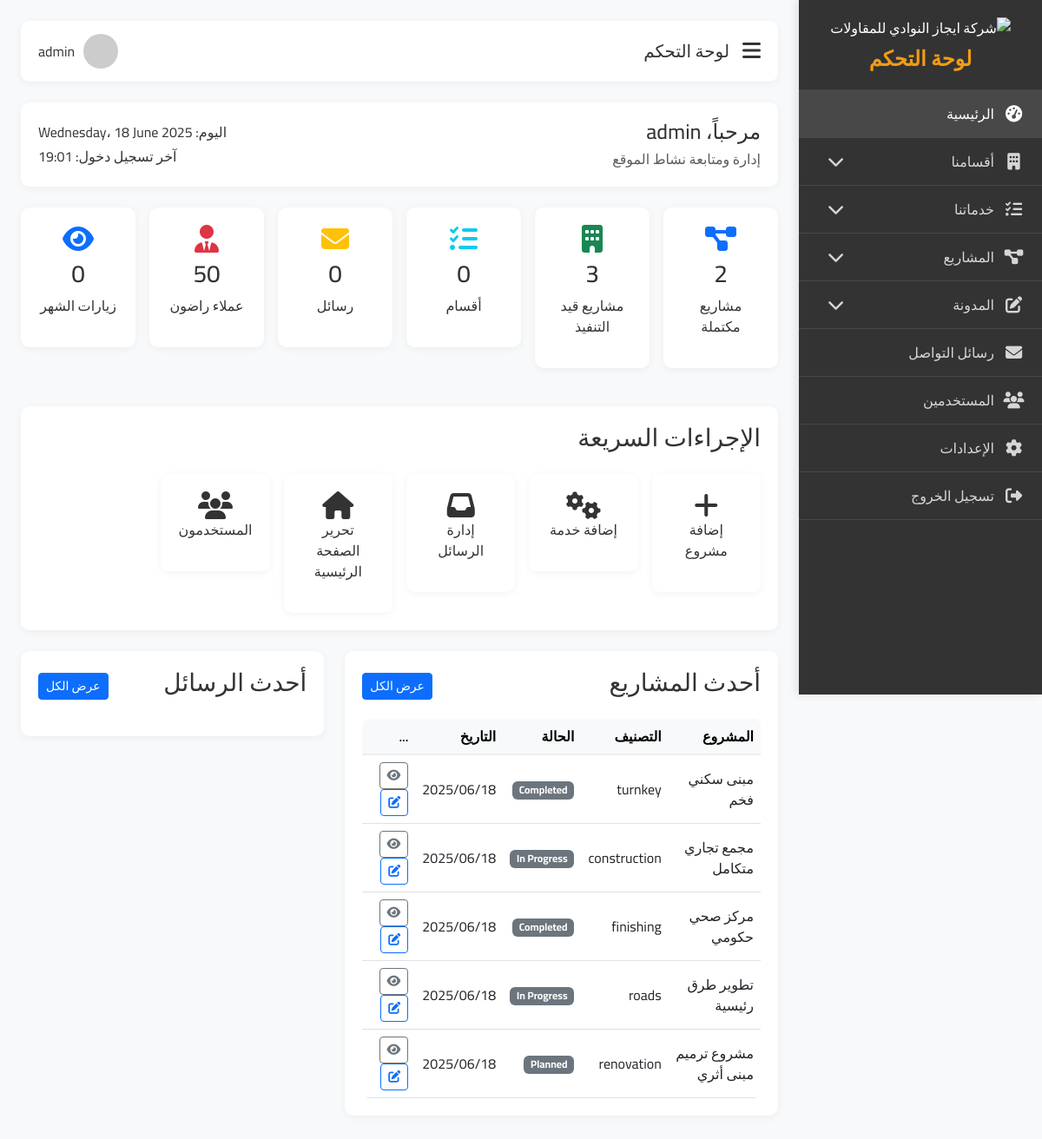
/admin/index.php (signed in), run on the app's committed database.
### tables this page shows
CREATE TABLE IF NOT EXISTS projects (
                                        id INT AUTO_INCREMENT PRIMARY KEY,
                                        project_title_ar VARCHAR(255),
    project_title_en VARCHAR(255),
    project_category VARCHAR(100),
    department_id INT,
    location_ar VARCHAR(255),
    location_en VARCHAR(255),
    client VARCHAR(255),
    area FLOAT,
    start_date DATE,
    end_date DATE,
    status VARCHAR(100),
    is_featured TINYINT(1) DEFAULT 0,
    main_image VARCHAR(255),
    summary_ar TEXT,
    summary_en TEXT,
    description_ar TEXT,
    description_en TEXT,
    video_url VARCHAR(255),
    meta_title_ar VARCHAR(255),
    meta_title_en VARCHAR(255),
    meta_description_ar TEXT,
    meta_description_en TEXT,
    meta_keywords TEXT,
    publish_status ENUM('published','draft','scheduled') DEFAULT 'draft',
    schedule_date DATETIME NULL,
    created_at TIMESTAMP DEFAULT CURRENT_TIMESTAMP
    );

### admin/index.php (the view, shortened to what this page needs)
<?php
require_once '../config/db.php';
$stats = [];
$stmt = $pdo->prepare("SELECT COUNT(*) FROM projects WHERE status = 'completed'");
$stmt->execute();
$stats['completed_projects'] = $stmt->fetchColumn();
$stmt = $pdo->prepare("SELECT COUNT(*) FROM projects WHERE status <> 'completed'");
$stmt->execute();
$stats['in_progress_projects'] = $stmt->fetchColumn();
$stmt = $pdo->query("SELECT COUNT(*) FROM departments");
$stats['departments'] = $stmt->fetchColumn();
$stmt = $pdo->query("SELECT COUNT(*) FROM contact_messages");
$stats['new_messages'] = $stmt->fetchColumn();
$stmt = $pdo->prepare("SELECT value FROM counters WHERE label_en = 'Satisfied Clients' LIMIT 1");
$stmt->execute();
$stats['satisfied_clients'] = $stmt->fetchColumn() ?? 0;
$stats['visits_month'] = 0;
$stmt = $pdo->query("SELECT project_title_ar, project_category, status, created_at, id
                     FROM projects
                     ORDER BY created_at DESC
                     LIMIT 5");
$recentProjects = $stmt->fetchAll();
?>
<!DOCTYPE html>
<html lang="ar" dir="rtl">
<head>
    <link href="https://cdn.jsdelivr.net/npm/bootstrap@5.3.0/dist/css/bootstrap.rtl.min.css" rel="stylesheet">
    <link href="https://cdnjs.cloudflare.com/ajax/libs/font-awesome/6.4.0/css/all.min.css" rel="stylesheet">
    <link href="../assets/css/admin/style.css" rel="stylesheet">
</head>
<body>
<?php include '../includes/admin/sidebar.php'; ?>
<div class="main-content p-4">
    <div class="top-navbar mb-4">
        <div class="d-flex align-items-center">
            <span class="menu-toggle" onclick="toggleSidebar()"><i class="fas fa-bars"></i></span>
            <h5 class="mb-0 me-3">لوحة التحكم</h5>
        </div>
        <div class="user-dropdown">
            <div class="user-dropdown-toggle" onclick="toggleUserDropdown()">
                <img src="https://randomuser.me/api/portraits/men/32.jpg" class="user-avatar" alt="">
                <span><?= htmlspecialchars($_SESSION['admin_name'] ?? 'المدير') ?></span>
            </div>
        </div>
    </div>
    <div class="content-box mb-4">
        <div class="d-flex justify-content-between align-items-center">
            <div>
                <h4 class="mb-1">مرحباً، <?= htmlspecialchars($_SESSION['admin_name'] ?? ''); ?></h4>
                <p class="text-muted mb-0">إدارة ومتابعة نشاط الموقع</p>
            </div>
            <div class="text-end">
                <p class="mb-1">اليوم: <?= date('l، d F Y', time()); ?></p>
                <p class="mb-0">آخر تسجيل دخول: <?= date('H:i', $_SESSION['last_login'] ?? time()); ?></p>
            </div>
        </div>
    </div>
    <div class="row g-3 mb-4">
        <div class="col-md-4 col-lg-2">
            <div class="content-box text-center">
                <i class="fas fa-project-diagram fa-2x text-primary mb-2"></i>
                <h3><?= $stats['completed_projects'] ?></h3>
                <p>مشاريع مكتملة</p>
            </div>
        </div>
        <div class="col-md-4 col-lg-2">
            <div class="content-box text-center">
                <i class="fas fa-building fa-2x text-success mb-2"></i>
                <h3><?= $stats['in_progress_projects'] ?></h3>
                <p>مشاريع قيد التنفيذ</p>
            </div>
        </div>
        <div class="col-md-4 col-lg-2">
            <div class="content-box text-center">
                <i class="fas fa-tasks fa-2x text-info mb-2"></i>
                <h3><?= $stats['departments'] ?></h3>
                <p>أقسام</p>
            </div>
        </div>
        <div class="col-md-4 col-lg-2">
            <div class="content-box text-center">
                <i class="fas fa-envelope fa-2x text-warning mb-2"></i>
                <h3><?= $stats['new_messages'] ?></h3>
                <p>رسائل</p>
            </div>
        </div>
        <div class="col-md-4 col-lg-2">
            <div class="content-box text-center">
                <i class="fas fa-user-tie fa-2x text-danger mb-2"></i>
                <h3><?= $stats['satisfied_clients'] ?></h3>
                <p>عملاء راضون</p>
            </div>
        </div>
        <div class="col-md-4 col-lg-2">
            <div class="content-box text-center">
                <i class="fas fa-eye fa-2x text-primary mb-2"></i>
                <h3><?= $stats['visits_month'] ?></h3>
                <p>زيارات الشهر</p>
            </div>
        </div>
    </div>
    <div class="content-box mb-4">
        <div class="d-flex justify-content-between mb-3">
            <h3>الإجراءات السريعة</h3>
        </div>
        <div class="row g-3">
            <div class="col-sm-6 col-md-4 col-lg-2">
                <div class="quick-action-card" onclick="location.href='projects/add.php'">
                    <i class="fas fa-plus fa-2x"></i>
                    <p>إضافة مشروع</p>
                </div>
            </div>
            <div class="col-sm-6 col-md-4 col-lg-2">
                <div class="quick-action-card" onclick="location.href='services/add.php'">
                    <i class="fas fa-cogs fa-2x"></i>
                    <p>إضافة خدمة</p>
                </div>
            </div>
            <div class="col-sm-6 col-md-4 col-lg-2">
                <div class="quick-action-card" onclick="location.href='contact_messages/list.php'">
                    <i class="fas fa-inbox fa-2x"></i>
                    <p>إدارة الرسائل</p>
                </div>
            </div>
            <div class="col-sm-6 col-md-4 col-lg-2">
                <div class="quick-action-card" onclick="location.href='homepage/edit.php'">
                    <i class="fas fa-home fa-2x"></i>
                    <p>تحرير الصفحة الرئيسية</p>
                </div>
            </div>
            <div class="col-sm-6 col-md-4 col-lg-2">
                <div class="quick-action-card" onclick="location.href='admin_users/index.php'">
                    <i class="fas fa-users fa-2x"></i>
                    <p>المستخدمون</p>
                </div>
            </div>
        </div>
    </div>
    <div class="row g-4">
        <div class="col-lg-7">
            <div class="content-box">
                <div class="d-flex justify-content-between align-items-center mb-3">
                    <h3>أحدث المشاريع</h3>
                    <a href="projects/list.php" class="btn btn-sm btn-primary">عرض الكل</a>
                </div>
                <div class="table-responsive">
                    <table class="table table-hover align-middle">
                        <thead class="table-light">
                        <tr>
                            <th>المشروع</th>
                            <th>التصنيف</th>
                            <th>الحالة</th>
                            <th>التاريخ</th>
                            <th>...</th>
                        </tr>
                        </thead>
                        <tbody>
                        <?php foreach($recentProjects as $pr): ?>
                            <tr>
                                <td><?= htmlspecialchars($pr['project_title_ar']) ?></td>
                                <td><?= htmlspecialchars($pr['project_category']) ?></td>
                                <td>
                    <span class="badge
                      <?= $pr['status']==='completed'?'bg-success':
                        ($pr['status']==='design'?'bg-info':
                            ($pr['status']==='execution'?'bg-warning':'bg-secondary')) ?>">
                      <?= htmlspecialchars($pr['status']) ?>
                    </span>
                                </td>
                                <td><?= date('Y/m/d', strtotime($pr['created_at'])) ?></td>
                                <td>
                                    <a href="projects/view.php?id=<?= $pr['id'] ?>" class="btn btn-sm btn-outline-secondary">
                                        <i class="fas fa-eye"></i>
                                    </a>
                                    <a href="projects/add.php?id=<?= $pr['id'] ?>" class="btn btn-sm btn-outline-primary">
                                        <i class="fas fa-edit"></i>
                                    </a>
                                </td>
                            </tr>
                        <?php endforeach; ?>
                        </tbody>
                    </table>
                </div>
            </div>
        </div>
        <div class="col-lg-5">
            <div class="content-box">
                <div class="d-flex justify-content-between align-items-center mb-3">
                    <h3>أحدث الرسائل</h3>
                    <a href="contact_messages/list.php" class="btn btn-sm btn-primary">عرض الكل</a>
                </div>
            </div>
        </div>
    </div>
</div>
</body>
</html>

### includes/admin/sidebar.php (shortened to what this page needs)
<?php
function getBasePath() {
    $currentPath = $_SERVER['SCRIPT_NAME'];
    $adminDir = '';
    if (strpos($currentPath, '/admin/') !== false) {
        $pathParts = explode('/admin/', $currentPath);
        $adminDir = $pathParts[0] . '/admin';
    }
    return $adminDir;
}
$basePath = getBasePath();
?>
<div class="sidebar">
    <div class="sidebar-header">
        <img src="<?php echo $basePath; ?>/assets/img/logo-white.png" alt="شركة ايجاز النوادي للمقاولات">
        <h4>لوحة التحكم</h4>
    </div>
    <ul class="sidebar-menu">
        <li>
            <a href="<?php echo $basePath; ?>/index.php" class="<?php echo (strpos($_SERVER['PHP_SELF'], '/index.php') !== false) ? 'active' : ''; ?>">
                <i class="fas fa-tachometer-alt"></i>
                الرئيسية
            </a>
        </li>
        <li>
            <button class="submenu-toggle" onclick="toggleSubmenu(this)">
                <i class="fas fa-building"></i>
                أقسامنا
                <i class="fas fa-chevron-down menu-arrow"></i>
            </button>
        </li>
        <li>
            <button class="submenu-toggle" onclick="toggleSubmenu(this)">
                <i class="fas fa-tasks"></i>
                خدماتنا
                <i class="fas fa-chevron-down menu-arrow"></i>
            </button>
        </li>
        <li>
            <button class="submenu-toggle" onclick="toggleSubmenu(this)">
                <i class="fas fa-project-diagram"></i>
                المشاريع
                <i class="fas fa-chevron-down menu-arrow"></i>
            </button>
        </li>
        <li>
            <button class="submenu-toggle" onclick="toggleSubmenu(this)">
                <i class="fas fa-edit"></i>
                المدونة
                <i class="fas fa-chevron-down menu-arrow"></i>
            </button>
        </li>
        <li>
            <a href="<?php echo $basePath; ?>/messages/index.php" class="<?php echo (strpos($_SERVER['PHP_SELF'], '/messages/') !== false) ? 'active' : ''; ?>">
                <i class="fas fa-envelope"></i>
                رسائل التواصل
            </a>
        </li>
        <li>
            <a href="<?php echo $basePath; ?>/users/index.php" class="<?php echo (strpos($_SERVER['PHP_SELF'], '/users/') !== false) ? 'active' : ''; ?>">
                <i class="fas fa-users"></i>
                المستخدمين
            </a>
        </li>
        <li>
            <a href="<?php echo $basePath; ?>/settings/settings.php" class="<?php echo (strpos($_SERVER['PHP_SELF'], '/settings/') !== false) ? 'active' : ''; ?>">
                <i class="fas fa-cog"></i>
                الإعدادات
            </a>
        </li>
        <li>
            <a href="<?php echo $basePath; ?>/logout.php">
                <i class="fas fa-sign-out-alt"></i>
                تسجيل الخروج
            </a>
        </li>
    </ul>
</div>

### assets/css/admin/style.css (style rules this page uses)
:root { --primary-color: #f39c12; --secondary-color: #3498db; --dark-color: #333; --light-color: #f4f4f4; --sidebar-width: 280px; --success: #28a745; --danger: #dc3545; --warning: #ffc107; --info: #17a2b8; }
body { font-family: 'Cairo', sans-serif; background-color: #f8f9fa; color: #333; overflow-x: hidden; }
.sidebar { width: var(--sidebar-width); height: 100vh; position: fixed; right: 0; top: 0; background-color: var(--dark-color); color: white; transition: all 0.3s ease; z-index: 1000; box-shadow: -3px 0 10px rgba(0, 0, 0, 0.1); overflow-y: auto; }
.sidebar-header { padding: 20px; text-align: center; border-bottom: 1px solid rgba(255, 255, 255, 0.1); }
.sidebar-header img { height: 60px; margin-bottom: 10px; }
.sidebar-header h4 { margin-bottom: 0; font-weight: 700; color: var(--primary-color); }
.sidebar-menu { list-style: none; padding: 0; margin: 0; }
.sidebar-menu li { border-bottom: 1px solid rgba(255, 255, 255, 0.1); }
.sidebar-menu a, .sidebar-menu button { display: flex; align-items: center; padding: 15px 20px; color: rgba(255, 255, 255, 0.8); text-decoration: none; transition: all 0.3s ease; background: transparent; border: none; width: 100%; text-align: right; }
.sidebar-menu a:hover, .sidebar-menu button:hover, .sidebar-menu a.active { background-color: rgba(255, 255, 255, 0.1); color: white; }
.sidebar-menu i { font-size: 1.2rem; margin-left: 10px; min-width: 25px; text-align: center; }
.menu-arrow { margin-right: auto; transition: transform 0.3s ease; }
.main-content { margin-right: var(--sidebar-width); padding: 20px; transition: all 0.3s ease; }
.top-navbar { background-color: white; padding: 15px 20px; margin-bottom: 20px; border-radius: 10px; box-shadow: 0 2px 10px rgba(0, 0, 0, 0.05); display: flex; justify-content: space-between; align-items: center; }
.menu-toggle { cursor: pointer; font-size: 1.5rem; color: var(--dark-color); margin-left: 15px; }
.user-dropdown { position: relative; }
.user-dropdown-toggle { display: flex; align-items: center; cursor: pointer; }
.user-avatar { width: 40px; height: 40px; border-radius: 50%; margin-left: 10px; object-fit: cover; }
.content-box { background-color: white; border-radius: 10px; padding: 20px; box-shadow: 0 2px 10px rgba(0, 0, 0, 0.05); margin-bottom: 20px; }
.table-responsive { border-radius: 8px; overflow: hidden; }
.table { margin-bottom: 0; }
.table thead th { background-color: #f8f9fa; font-weight: 600; border-bottom: 2px solid #eee; }
.quick-action-card { background-color: white; border-radius: 10px; padding: 20px; text-align: center; box-shadow: 0 2px 10px rgba(0, 0, 0, 0.05); transition: all 0.3s ease; cursor: pointer; display: flex; flex-direction: column; align-items: center; justify-content: center; }

### data on the page
projects: project_title_ar "مبنى سكني فخم", project_category "turnkey", status "Completed", created_at "2025/06/18"
projects: project_title_ar "مجمع تجاري متكامل", project_category "construction", status "In Progress", created_at "2025/06/18"
projects: project_title_ar "مركز صحي حكومي", project_category "finishing", status "Completed", created_at "2025/06/18"
projects: project_title_ar "تطوير طرق رئيسية", project_category "roads", status "In Progress", created_at "2025/06/18"
projects: project_title_ar "مشروع ترميم مبنى أثري", project_category "renovation", status "Planned", created_at "2025/06/18"

### other printed values
$_SESSION['admin_name'] "admin"
$stats['completed_projects'] "2"
$stats['in_progress_projects'] "3"
$stats['departments'] "0"
$stats['new_messages'] "0"
$stats['satisfied_clients'] "50"
$stats['visits_month'] "0"
